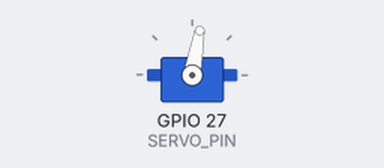
The sketch below on a simulated ESP32. On the bench: servo.

Above: at 0.05 s.
At 2.0 s:
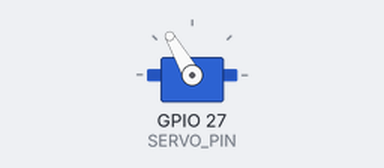
At 4.0 s:
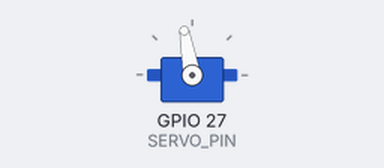
Timing chart, 0 to 5.2 s (numbered marks = the images above):
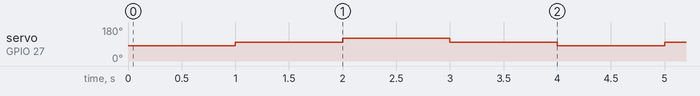

Measured:
- by itself, servo on GPIO 27 (SERVO_PIN): repeats every 4.0 s: 120° 1.0 s, 100° 1.0 s, 80° 1.0 s, 100° 1.0 s

The sketch:

4_Servo_Test_Code.ino
```cpp
// Kindly Check whether the Library Files are installed in Library Manager.
#include <ESP32Servo.h>
#define SERVO_PIN 27

Servo servo;

// Set the bot servo angles
int left = 80;
int center = 100;
int right = 120;


void setup() {
  Serial.begin(115200);
  servo.attach(SERVO_PIN);
}

void moveServoTo(int angle) {
  angle = constrain(angle, 75, 125); // Constrain the angle between 70 and 130 degrees
  servo.write(angle);               // Move the servo to the specified angle
}

void Simple_Servo_Test()
{
  // Simple Servo Test :
  moveServoTo(left);    // Servo Left turn.
  delay(1000);          // Delay for 1 second.
  moveServoTo(center);  // Servo Center turn.
  delay(1000);          // Delay for 1 second.
  moveServoTo(right);   // Servo Right turn.
  delay(1000);          // Delay for 1 second.
  moveServoTo(center);  // Servo Center turn.
  delay(1000);          // Delay for 1 second.
}


void loop() {

  // To Set Servo Center
  //moveServoTo(100);

  Simple_Servo_Test();


}
```
